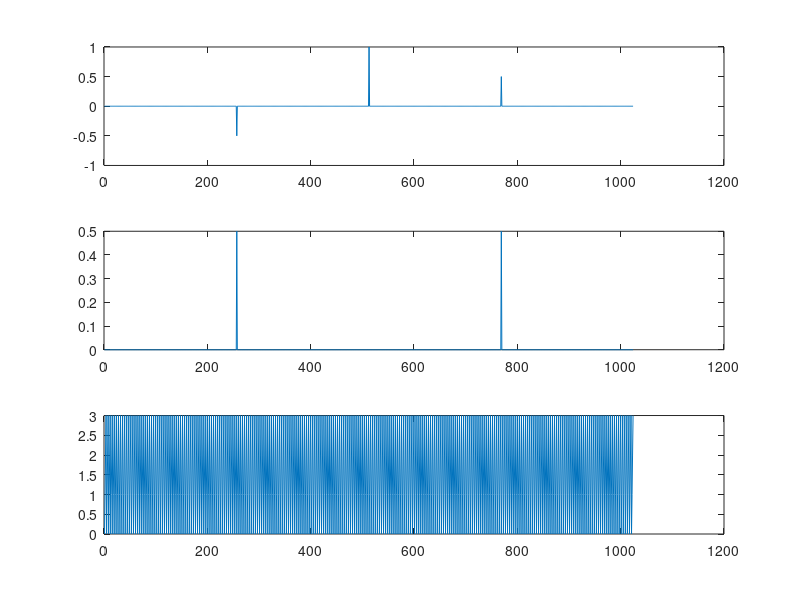

Here is the MATLAB script that generated this plot:
clear all
close all

n = [];
gold = [];
for i = 1:256
       n = [n, 1 + j, -1+j, 1-j, -1-j];
          gold = [gold, 0, 1, 2, 3];
      end
      input_i = real(ifft(n, 1024))';
      input_q = imag(ifft(n, 1024))';

      figure(1)
      subplot(3,1,1)
      plot(1:1024, input_i)
      subplot(3,1,2)
      plot(1:1024, input_q)
      subplot(3,1,3)
      plot(1:1024, gold)

% write out.gold.dat
f = fopen('ofdm_test_vector.h','w');

% write out gold symbols
fprintf(f,'const unsigned int gold_symbols[] = {');
for i = 1:length(gold)
    fprintf(f,'%d,',gold(i));
end
fprintf(f,'};\n',gold(length(gold)));

% write out input_i
fprintf(f,'const DTYPE gold_i[] = {');
for i = 1:length(input_i)
    fprintf(f,'%f,',input_i(i));
end
fprintf(f,'};\n');

% write out input_q
fprintf(f,'const DTYPE gold_q[] = {');
for i = 1:length(input_q)
    fprintf(f,'%f,',input_q(i));
end
fprintf(f,'};\n');

% write out interleaved i/q
fprintf(f,'const DTYPE gold_iq[] = {');
for i = 1:length(input_q)
    fprintf(f,'%f,%f,',input_i(i), input_q(i));
end
fprintf(f,'};\n');


fclose(f)
